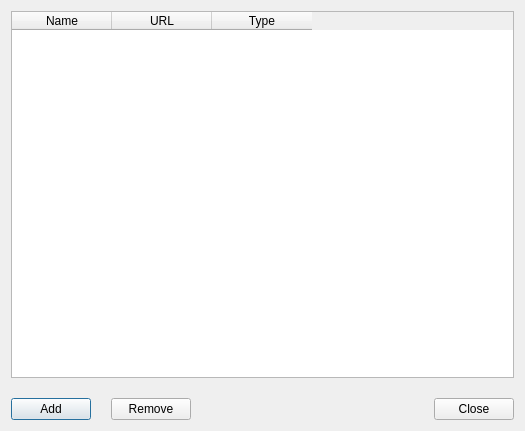
<?xml version="1.0" encoding="UTF-8"?>
<ui version="4.0">
 <class>RemotesWindow</class>
 <widget class="QDialog" name="RemotesWindow">
  <property name="geometry">
   <rect>
    <x>0</x>
    <y>0</y>
    <width>525</width>
    <height>431</height>
   </rect>
  </property>
  <property name="windowTitle">
   <string>Remotes Editor</string>
  </property>
  <property name="windowIcon">
   <iconset resource="res.qrc">
    <normaloff>:/images/images/bitshares_logo.png</normaloff>:/images/images/bitshares_logo.png</iconset>
  </property>
  <layout class="QVBoxLayout" name="verticalLayout">
   <property name="spacing">
    <number>20</number>
   </property>
   <item>
    <widget class="QTableWidget" name="tableWidget">
     <property name="selectionBehavior">
      <enum>QAbstractItemView::SelectRows</enum>
     </property>
     <column>
      <property name="text">
       <string>Name</string>
      </property>
     </column>
     <column>
      <property name="text">
       <string>URL</string>
      </property>
     </column>
     <column>
      <property name="text">
       <string>Type</string>
      </property>
     </column>
    </widget>
   </item>
   <item>
    <layout class="QHBoxLayout" name="horizontalLayout">
     <property name="spacing">
      <number>20</number>
     </property>
     <item>
      <widget class="QPushButton" name="addButton">
       <property name="text">
        <string>Add</string>
       </property>
      </widget>
     </item>
     <item>
      <widget class="QPushButton" name="delButton">
       <property name="text">
        <string>Remove</string>
       </property>
      </widget>
     </item>
     <item>
      <spacer name="horizontalSpacer">
       <property name="orientation">
        <enum>Qt::Horizontal</enum>
       </property>
       <property name="sizeHint" stdset="0">
        <size>
         <width>40</width>
         <height>20</height>
        </size>
       </property>
      </spacer>
     </item>
     <item>
      <widget class="QPushButton" name="closeButton">
       <property name="text">
        <string>Close</string>
       </property>
      </widget>
     </item>
    </layout>
   </item>
  </layout>
 </widget>
 <resources>
  <include location="res.qrc"/>
 </resources>
 <connections/>
</ui>
